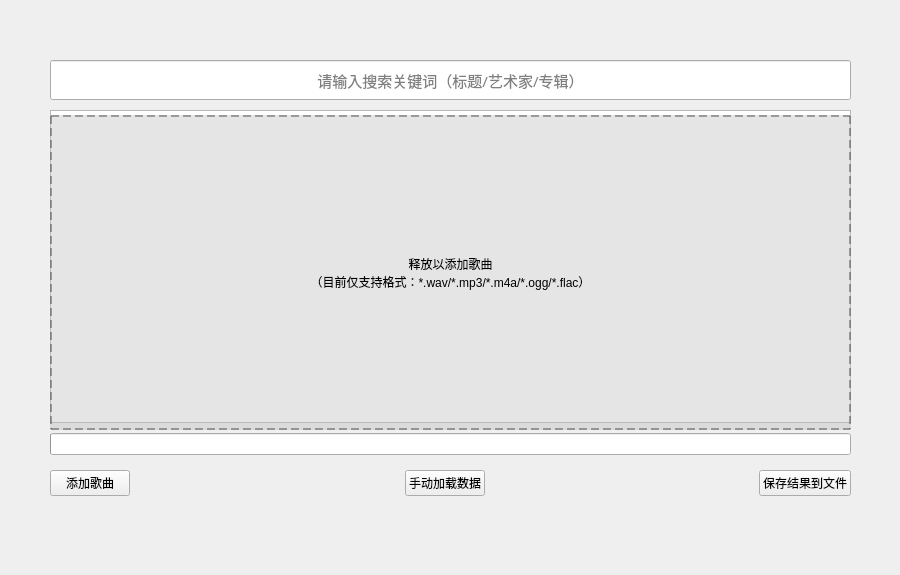
<?xml version="1.0" encoding="UTF-8"?>
<ui version="4.0">
 <class>BPMKeyFinderInterface</class>
 <widget class="QWidget" name="BPMKeyFinderInterface">
  <property name="geometry">
   <rect>
    <x>0</x>
    <y>0</y>
    <width>900</width>
    <height>575</height>
   </rect>
  </property>
  <property name="acceptDrops">
   <bool>true</bool>
  </property>
  <property name="windowTitle">
   <string>BPM、调性检测</string>
  </property>
  <widget class="CardWidget" name="FinderCard">
   <property name="geometry">
    <rect>
     <x>30</x>
     <y>50</y>
     <width>841</width>
     <height>460</height>
    </rect>
   </property>
   <property name="acceptDrops">
    <bool>true</bool>
   </property>
   <widget class="QWidget" name="verticalLayoutWidget">
    <property name="geometry">
     <rect>
      <x>10</x>
      <y>10</y>
      <width>821</width>
      <height>441</height>
     </rect>
    </property>
    <layout class="QVBoxLayout" name="verticalLayout">
     <property name="spacing">
      <number>10</number>
     </property>
     <property name="leftMargin">
      <number>10</number>
     </property>
     <property name="rightMargin">
      <number>10</number>
     </property>
     <item>
      <widget class="SearchLineEdit" name="SearchLineEdit">
       <property name="sizePolicy">
        <sizepolicy hsizetype="Preferred" vsizetype="Preferred">
         <horstretch>0</horstretch>
         <verstretch>0</verstretch>
        </sizepolicy>
       </property>
       <property name="minimumSize">
        <size>
         <width>0</width>
         <height>40</height>
        </size>
       </property>
       <property name="maximumSize">
        <size>
         <width>16777215</width>
         <height>40</height>
        </size>
       </property>
       <property name="font">
        <font>
         <family>微软雅黑</family>
         <pointsize>11</pointsize>
         <weight>50</weight>
         <bold>false</bold>
        </font>
       </property>
       <property name="toolTip">
        <string/>
       </property>
       <property name="statusTip">
        <string/>
       </property>
       <property name="inputMask">
        <string/>
       </property>
       <property name="alignment">
        <set>Qt::AlignCenter</set>
       </property>
       <property name="placeholderText">
        <string>请输入搜索关键词（标题/艺术家/专辑）</string>
       </property>
      </widget>
     </item>
     <item>
      <widget class="TableWidget" name="info_table">
       <property name="acceptDrops">
        <bool>true</bool>
       </property>
       <property name="textElideMode">
        <enum>Qt::ElideMiddle</enum>
       </property>
       <property name="showGrid">
        <bool>false</bool>
       </property>
       <attribute name="horizontalHeaderDefaultSectionSize">
        <number>130</number>
       </attribute>
       <attribute name="verticalHeaderDefaultSectionSize">
        <number>60</number>
       </attribute>
      </widget>
     </item>
     <item>
      <widget class="IndeterminateProgressBar" name="IndeterminateProgressBar"/>
     </item>
     <item>
      <layout class="QHBoxLayout" name="horizontalLayout">
       <property name="topMargin">
        <number>5</number>
       </property>
       <property name="bottomMargin">
        <number>5</number>
       </property>
       <item>
        <widget class="PrimaryPushButton" name="addButton">
         <property name="sizePolicy">
          <sizepolicy hsizetype="Fixed" vsizetype="Fixed">
           <horstretch>0</horstretch>
           <verstretch>0</verstretch>
          </sizepolicy>
         </property>
         <property name="toolTip">
          <string>&lt;html&gt;&lt;head/&gt;&lt;body&gt;&lt;p&gt;添加歌曲以检测BPM及音阶&lt;/p&gt;&lt;p&gt;支持的文件格式：.wav/.mp3/.ogg/.m4a/.flac&lt;/p&gt;&lt;/body&gt;&lt;/html&gt;</string>
         </property>
         <property name="text">
          <string>添加歌曲</string>
         </property>
         <property name="hasIcon" stdset="0">
          <bool>true</bool>
         </property>
        </widget>
       </item>
       <item>
        <spacer name="horizontalSpacer">
         <property name="orientation">
          <enum>Qt::Horizontal</enum>
         </property>
         <property name="sizeHint" stdset="0">
          <size>
           <width>40</width>
           <height>20</height>
          </size>
         </property>
        </spacer>
       </item>
       <item>
        <widget class="PushButton" name="loadButton">
         <property name="text">
          <string>手动加载数据</string>
         </property>
        </widget>
       </item>
       <item>
        <spacer name="horizontalSpacer_2">
         <property name="orientation">
          <enum>Qt::Horizontal</enum>
         </property>
         <property name="sizeHint" stdset="0">
          <size>
           <width>40</width>
           <height>20</height>
          </size>
         </property>
        </spacer>
       </item>
       <item>
        <widget class="PushButton" name="saveButton">
         <property name="toolTip">
          <string>&lt;html&gt;&lt;head/&gt;&lt;body&gt;&lt;p&gt;将已测出的歌曲BPM和调性保存到.csv文件中（位于data目录下）&lt;/p&gt;&lt;/body&gt;&lt;/html&gt;</string>
         </property>
         <property name="text">
          <string>保存结果到文件</string>
         </property>
        </widget>
       </item>
      </layout>
     </item>
    </layout>
   </widget>
  </widget>
  <widget class="TitleLabel" name="hintLabel">
   <property name="enabled">
    <bool>true</bool>
   </property>
   <property name="geometry">
    <rect>
     <x>50</x>
     <y>115</y>
     <width>801</width>
     <height>315</height>
    </rect>
   </property>
   <property name="styleSheet">
    <string notr="true">QLabel
{
background:rgba(188, 188, 188, 100);
border:2px dashed rgba(47, 47, 47, 105);
}</string>
   </property>
   <property name="text">
    <string>释放以添加歌曲
（目前仅支持格式：*.wav/*.mp3/*.m4a/*.ogg/*.flac）</string>
   </property>
   <property name="alignment">
    <set>Qt::AlignCenter</set>
   </property>
   <property name="wordWrap">
    <bool>true</bool>
   </property>
   <property name="lightColor" stdset="0">
    <color alpha="200">
     <red>0</red>
     <green>0</green>
     <blue>0</blue>
    </color>
   </property>
   <property name="pixelFontSize" stdset="0">
    <number>24</number>
   </property>
   <property name="strikeOut" stdset="0">
    <bool>false</bool>
   </property>
  </widget>
 </widget>
 <customwidgets>
  <customwidget>
   <class>PushButton</class>
   <extends>QPushButton</extends>
   <header>qfluentwidgets</header>
  </customwidget>
  <customwidget>
   <class>PrimaryPushButton</class>
   <extends>PushButton</extends>
   <header>qfluentwidgets</header>
  </customwidget>
  <customwidget>
   <class>CardWidget</class>
   <extends>QFrame</extends>
   <header>qfluentwidgets</header>
   <container>1</container>
  </customwidget>
  <customwidget>
   <class>TitleLabel</class>
   <extends>QLabel</extends>
   <header>qfluentwidgets</header>
  </customwidget>
  <customwidget>
   <class>IndeterminateProgressBar</class>
   <extends>QProgressBar</extends>
   <header>qfluentwidgets</header>
  </customwidget>
  <customwidget>
   <class>LineEdit</class>
   <extends>QLineEdit</extends>
   <header>qfluentwidgets</header>
  </customwidget>
  <customwidget>
   <class>SearchLineEdit</class>
   <extends>LineEdit</extends>
   <header>qfluentwidgets</header>
  </customwidget>
  <customwidget>
   <class>TableWidget</class>
   <extends>QTableWidget</extends>
   <header>qfluentwidgets</header>
  </customwidget>
 </customwidgets>
 <resources/>
 <connections/>
</ui>
